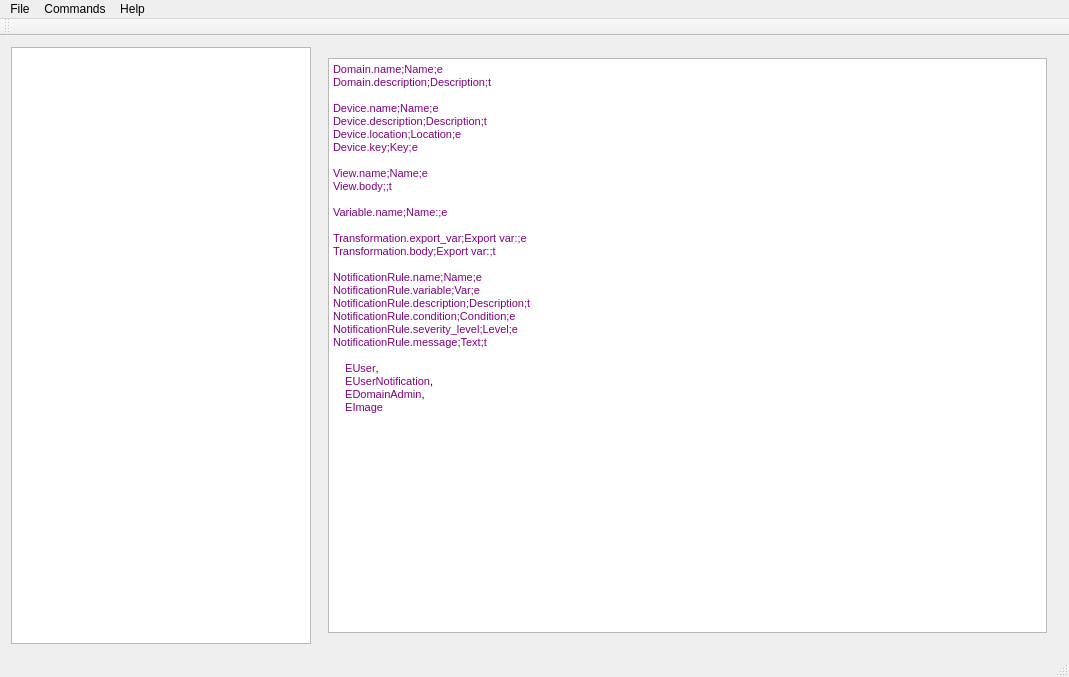
<?xml version="1.0" encoding="UTF-8"?>
<ui version="4.0">
 <class>ReathaDesktop</class>
 <widget class="QMainWindow" name="ReathaDesktop">
  <property name="geometry">
   <rect>
    <x>0</x>
    <y>0</y>
    <width>1069</width>
    <height>677</height>
   </rect>
  </property>
  <property name="windowTitle">
   <string>ReathaDesktop</string>
  </property>
  <widget class="QWidget" name="centralWidget">
   <layout class="QHBoxLayout" name="horizontalLayout">
    <item>
     <widget class="QTreeView" name="tvPrjView">
      <property name="maximumSize">
       <size>
        <width>300</width>
        <height>16777215</height>
       </size>
      </property>
      <property name="contextMenuPolicy">
       <enum>Qt::CustomContextMenu</enum>
      </property>
      <property name="autoExpandDelay">
       <number>-1</number>
      </property>
      <property name="indentation">
       <number>19</number>
      </property>
     </widget>
    </item>
    <item>
     <widget class="QStackedWidget" name="swEditViews">
      <property name="currentIndex">
       <number>2</number>
      </property>
      <widget class="QWidget" name="wpProject">
       <layout class="QVBoxLayout" name="verticalLayout">
        <item>
         <widget class="QGroupBox" name="groupBox">
          <property name="title">
           <string>Edit Project </string>
          </property>
          <layout class="QVBoxLayout" name="verticalLayout_2">
           <item>
            <layout class="QHBoxLayout" name="horizontalLayout_2">
             <item>
              <widget class="QLabel" name="label">
               <property name="text">
                <string>API URL</string>
               </property>
              </widget>
             </item>
             <item>
              <widget class="QLineEdit" name="eProjectUrl">
               <property name="text">
                <string>http://reatha.de/rm/api/</string>
               </property>
              </widget>
             </item>
            </layout>
           </item>
           <item>
            <layout class="QHBoxLayout" name="horizontalLayout_5">
             <item>
              <widget class="QLabel" name="label_5">
               <property name="text">
                <string>User</string>
               </property>
              </widget>
             </item>
             <item>
              <widget class="QLineEdit" name="eProjectUser"/>
             </item>
             <item>
              <spacer name="horizontalSpacer_3">
               <property name="orientation">
                <enum>Qt::Horizontal</enum>
               </property>
               <property name="sizeType">
                <enum>QSizePolicy::Fixed</enum>
               </property>
               <property name="sizeHint" stdset="0">
                <size>
                 <width>40</width>
                 <height>20</height>
                </size>
               </property>
              </spacer>
             </item>
             <item>
              <widget class="QLabel" name="label_4">
               <property name="text">
                <string>Password</string>
               </property>
              </widget>
             </item>
             <item>
              <widget class="QLineEdit" name="eProjectPasswd">
               <property name="echoMode">
                <enum>QLineEdit::PasswordEchoOnEdit</enum>
               </property>
              </widget>
             </item>
             <item>
              <spacer name="horizontalSpacer_4">
               <property name="orientation">
                <enum>Qt::Horizontal</enum>
               </property>
               <property name="sizeHint" stdset="0">
                <size>
                 <width>40</width>
                 <height>20</height>
                </size>
               </property>
              </spacer>
             </item>
            </layout>
           </item>
           <item>
            <layout class="QHBoxLayout" name="horizontalLayout_4">
             <item>
              <widget class="QLabel" name="label_2">
               <property name="text">
                <string>Location</string>
               </property>
              </widget>
             </item>
             <item>
              <widget class="QLineEdit" name="lineEdit">
               <property name="text">
                <string>c:/temp/</string>
               </property>
              </widget>
             </item>
             <item>
              <widget class="QPushButton" name="bSelectProjectDir">
               <property name="text">
                <string>Select Dir</string>
               </property>
              </widget>
             </item>
            </layout>
           </item>
           <item>
            <layout class="QHBoxLayout" name="horizontalLayout_3">
             <item>
              <widget class="QPushButton" name="bDownloadProject">
               <property name="text">
                <string>Download</string>
               </property>
              </widget>
             </item>
             <item>
              <widget class="QPushButton" name="bUploadProject">
               <property name="text">
                <string>Upload</string>
               </property>
              </widget>
             </item>
             <item>
              <spacer name="horizontalSpacer">
               <property name="orientation">
                <enum>Qt::Horizontal</enum>
               </property>
               <property name="sizeHint" stdset="0">
                <size>
                 <width>40</width>
                 <height>20</height>
                </size>
               </property>
              </spacer>
             </item>
            </layout>
           </item>
           <item>
            <spacer name="verticalSpacer">
             <property name="orientation">
              <enum>Qt::Vertical</enum>
             </property>
             <property name="sizeHint" stdset="0">
              <size>
               <width>20</width>
               <height>28</height>
              </size>
             </property>
            </spacer>
           </item>
          </layout>
         </widget>
        </item>
        <item>
         <widget class="QGroupBox" name="groupBox_2">
          <property name="minimumSize">
           <size>
            <width>0</width>
            <height>400</height>
           </size>
          </property>
          <property name="title">
           <string>Log</string>
          </property>
          <layout class="QVBoxLayout" name="verticalLayout_3">
           <item>
            <widget class="QTextBrowser" name="eLog"/>
           </item>
          </layout>
         </widget>
        </item>
       </layout>
      </widget>
      <widget class="QWidget" name="wpCommon">
       <layout class="QVBoxLayout" name="verticalLayout_6">
        <item>
         <layout class="QVBoxLayout" name="lMainContainer">
          <item>
           <widget class="QWidget" name="wViewsContainer" native="true">
            <layout class="QVBoxLayout" name="verticalLayout_5">
             <item>
              <layout class="QVBoxLayout" name="lViewsEdits"/>
             </item>
            </layout>
           </widget>
          </item>
         </layout>
        </item>
        <item>
         <spacer name="verticalSpacer_2">
          <property name="orientation">
           <enum>Qt::Vertical</enum>
          </property>
          <property name="sizeHint" stdset="0">
           <size>
            <width>20</width>
            <height>526</height>
           </size>
          </property>
         </spacer>
        </item>
        <item>
         <layout class="QHBoxLayout" name="horizontalLayout_6">
          <item>
           <widget class="QPushButton" name="pushButton">
            <property name="text">
             <string>Save</string>
            </property>
           </widget>
          </item>
          <item>
           <spacer name="horizontalSpacer_2">
            <property name="orientation">
             <enum>Qt::Horizontal</enum>
            </property>
            <property name="sizeHint" stdset="0">
             <size>
              <width>40</width>
              <height>20</height>
             </size>
            </property>
           </spacer>
          </item>
         </layout>
        </item>
       </layout>
      </widget>
      <widget class="QWidget" name="wpViewsConfig">
       <layout class="QVBoxLayout" name="verticalLayout_4">
        <item>
         <widget class="QTextBrowser" name="tViewsDescriptions">
          <property name="html">
           <string>&lt;!DOCTYPE HTML PUBLIC &quot;-//W3C//DTD HTML 4.0//EN&quot; &quot;http://www.w3.org/TR/REC-html40/strict.dtd&quot;&gt;
&lt;html&gt;&lt;head&gt;&lt;meta name=&quot;qrichtext&quot; content=&quot;1&quot; /&gt;&lt;style type=&quot;text/css&quot;&gt;
p, li { white-space: pre-wrap; }
&lt;/style&gt;&lt;/head&gt;&lt;body style=&quot; font-family:'MS Shell Dlg 2'; font-size:8.25pt; font-weight:400; font-style:normal;&quot;&gt;
&lt;p style=&quot; margin-top:0px; margin-bottom:0px; margin-left:0px; margin-right:0px; -qt-block-indent:0; text-indent:0px;&quot;&gt;&lt;span style=&quot; font-family:'Courier New,courier'; font-size:8pt; color:#800080;&quot;&gt;Domain.name;Name;e&lt;/span&gt;&lt;/p&gt;
&lt;p style=&quot; margin-top:0px; margin-bottom:0px; margin-left:0px; margin-right:0px; -qt-block-indent:0; text-indent:0px;&quot;&gt;&lt;span style=&quot; font-family:'Courier New,courier'; font-size:8pt; color:#800080;&quot;&gt;Domain.description;Description;t&lt;/span&gt;&lt;/p&gt;
&lt;p style=&quot;-qt-paragraph-type:empty; margin-top:0px; margin-bottom:0px; margin-left:0px; margin-right:0px; -qt-block-indent:0; text-indent:0px; font-family:'Courier New,courier'; font-size:8pt; color:#800080;&quot;&gt;&lt;br /&gt;&lt;/p&gt;
&lt;p style=&quot; margin-top:0px; margin-bottom:0px; margin-left:0px; margin-right:0px; -qt-block-indent:0; text-indent:0px;&quot;&gt;&lt;span style=&quot; font-family:'Courier New,courier'; font-size:8pt; color:#800080;&quot;&gt;Device.name;Name;e&lt;/span&gt;&lt;/p&gt;
&lt;p style=&quot; margin-top:0px; margin-bottom:0px; margin-left:0px; margin-right:0px; -qt-block-indent:0; text-indent:0px;&quot;&gt;&lt;span style=&quot; font-family:'Courier New,courier'; font-size:8pt; color:#800080;&quot;&gt;Device.description;Description;t&lt;/span&gt;&lt;/p&gt;
&lt;p style=&quot; margin-top:0px; margin-bottom:0px; margin-left:0px; margin-right:0px; -qt-block-indent:0; text-indent:0px;&quot;&gt;&lt;span style=&quot; font-family:'Courier New,courier'; font-size:8pt; color:#800080;&quot;&gt;Device.location;Location;e&lt;/span&gt;&lt;/p&gt;
&lt;p style=&quot; margin-top:0px; margin-bottom:0px; margin-left:0px; margin-right:0px; -qt-block-indent:0; text-indent:0px;&quot;&gt;&lt;span style=&quot; font-family:'Courier New,courier'; font-size:8pt; color:#800080;&quot;&gt;Device.key;Key;e&lt;/span&gt;&lt;/p&gt;
&lt;p style=&quot;-qt-paragraph-type:empty; margin-top:0px; margin-bottom:0px; margin-left:0px; margin-right:0px; -qt-block-indent:0; text-indent:0px; font-family:'Courier New,courier'; font-size:8pt; color:#800080;&quot;&gt;&lt;br /&gt;&lt;/p&gt;
&lt;p style=&quot; margin-top:0px; margin-bottom:0px; margin-left:0px; margin-right:0px; -qt-block-indent:0; text-indent:0px;&quot;&gt;&lt;span style=&quot; font-family:'Courier New,courier'; font-size:8pt; color:#800080;&quot;&gt;View.name;Name;e&lt;/span&gt;&lt;/p&gt;
&lt;p style=&quot; margin-top:0px; margin-bottom:0px; margin-left:0px; margin-right:0px; -qt-block-indent:0; text-indent:0px;&quot;&gt;&lt;span style=&quot; font-family:'Courier New,courier'; font-size:8pt; color:#800080;&quot;&gt;View.body;;t&lt;/span&gt;&lt;/p&gt;
&lt;p style=&quot;-qt-paragraph-type:empty; margin-top:0px; margin-bottom:0px; margin-left:0px; margin-right:0px; -qt-block-indent:0; text-indent:0px; font-family:'Courier New,courier'; font-size:8pt; color:#800080;&quot;&gt;&lt;br /&gt;&lt;/p&gt;
&lt;p style=&quot; margin-top:0px; margin-bottom:0px; margin-left:0px; margin-right:0px; -qt-block-indent:0; text-indent:0px;&quot;&gt;&lt;span style=&quot; font-family:'Courier New,courier'; font-size:8pt; color:#800080;&quot;&gt;Variable.name;Name:;e&lt;/span&gt;&lt;/p&gt;
&lt;p style=&quot;-qt-paragraph-type:empty; margin-top:0px; margin-bottom:0px; margin-left:0px; margin-right:0px; -qt-block-indent:0; text-indent:0px; font-family:'Courier New,courier'; font-size:8pt; color:#800080;&quot;&gt;&lt;br /&gt;&lt;/p&gt;
&lt;p style=&quot; margin-top:0px; margin-bottom:0px; margin-left:0px; margin-right:0px; -qt-block-indent:0; text-indent:0px;&quot;&gt;&lt;span style=&quot; font-family:'Courier New,courier'; font-size:8pt; color:#800080;&quot;&gt;Transformation.export_var;Export var:;e&lt;/span&gt;&lt;/p&gt;
&lt;p style=&quot; margin-top:0px; margin-bottom:0px; margin-left:0px; margin-right:0px; -qt-block-indent:0; text-indent:0px;&quot;&gt;&lt;span style=&quot; font-family:'Courier New,courier'; font-size:8pt; color:#800080;&quot;&gt;Transformation.body;Export var:;t&lt;/span&gt;&lt;/p&gt;
&lt;p style=&quot;-qt-paragraph-type:empty; margin-top:0px; margin-bottom:0px; margin-left:0px; margin-right:0px; -qt-block-indent:0; text-indent:0px; font-family:'Courier New,courier'; font-size:8pt; color:#800080;&quot;&gt;&lt;br /&gt;&lt;/p&gt;
&lt;p style=&quot; margin-top:0px; margin-bottom:0px; margin-left:0px; margin-right:0px; -qt-block-indent:0; text-indent:0px;&quot;&gt;&lt;span style=&quot; font-family:'Courier New,courier'; font-size:8pt; color:#800080;&quot;&gt;NotificationRule.name;Name;e&lt;/span&gt;&lt;/p&gt;
&lt;p style=&quot; margin-top:0px; margin-bottom:0px; margin-left:0px; margin-right:0px; -qt-block-indent:0; text-indent:0px;&quot;&gt;&lt;span style=&quot; font-family:'Courier New,courier'; font-size:8pt; color:#800080;&quot;&gt;NotificationRule.variable;Var;e&lt;/span&gt;&lt;/p&gt;
&lt;p style=&quot; margin-top:0px; margin-bottom:0px; margin-left:0px; margin-right:0px; -qt-block-indent:0; text-indent:0px;&quot;&gt;&lt;span style=&quot; font-family:'Courier New,courier'; font-size:8pt; color:#800080;&quot;&gt;NotificationRule.description;Description;t&lt;/span&gt;&lt;/p&gt;
&lt;p style=&quot; margin-top:0px; margin-bottom:0px; margin-left:0px; margin-right:0px; -qt-block-indent:0; text-indent:0px;&quot;&gt;&lt;span style=&quot; font-family:'Courier New,courier'; font-size:8pt; color:#800080;&quot;&gt;NotificationRule.condition;Condition;e&lt;/span&gt;&lt;/p&gt;
&lt;p style=&quot; margin-top:0px; margin-bottom:0px; margin-left:0px; margin-right:0px; -qt-block-indent:0; text-indent:0px;&quot;&gt;&lt;span style=&quot; font-family:'Courier New,courier'; font-size:8pt; color:#800080;&quot;&gt;NotificationRule.severity_level;Level;e&lt;/span&gt;&lt;/p&gt;
&lt;p style=&quot; margin-top:0px; margin-bottom:0px; margin-left:0px; margin-right:0px; -qt-block-indent:0; text-indent:0px;&quot;&gt;&lt;span style=&quot; font-family:'Courier New,courier'; font-size:8pt; color:#800080;&quot;&gt;NotificationRule.message;Text;t&lt;/span&gt;&lt;/p&gt;
&lt;p style=&quot;-qt-paragraph-type:empty; margin-top:0px; margin-bottom:0px; margin-left:0px; margin-right:0px; -qt-block-indent:0; text-indent:0px; font-family:'Courier New,courier'; font-size:8pt; color:#800080;&quot;&gt;&lt;br /&gt;&lt;/p&gt;
&lt;p style=&quot; margin-top:0px; margin-bottom:0px; margin-left:0px; margin-right:0px; -qt-block-indent:0; text-indent:0px;&quot;&gt;&lt;span style=&quot; font-family:'Courier New,courier'; font-size:8pt; color:#c0c0c0;&quot;&gt;    &lt;/span&gt;&lt;span style=&quot; font-family:'Courier New,courier'; font-size:8pt; color:#800080;&quot;&gt;EUser&lt;/span&gt;&lt;span style=&quot; font-family:'Courier New,courier'; font-size:8pt; color:#000000;&quot;&gt;,&lt;/span&gt;&lt;/p&gt;
&lt;p style=&quot; margin-top:0px; margin-bottom:0px; margin-left:0px; margin-right:0px; -qt-block-indent:0; text-indent:0px;&quot;&gt;&lt;span style=&quot; font-family:'Courier New,courier'; font-size:8pt; color:#c0c0c0;&quot;&gt;    &lt;/span&gt;&lt;span style=&quot; font-family:'Courier New,courier'; font-size:8pt; color:#800080;&quot;&gt;EUserNotification&lt;/span&gt;&lt;span style=&quot; font-family:'Courier New,courier'; font-size:8pt; color:#000000;&quot;&gt;,&lt;/span&gt;&lt;/p&gt;
&lt;p style=&quot; margin-top:0px; margin-bottom:0px; margin-left:0px; margin-right:0px; -qt-block-indent:0; text-indent:0px;&quot;&gt;&lt;span style=&quot; font-family:'Courier New,courier'; font-size:8pt; color:#c0c0c0;&quot;&gt;    &lt;/span&gt;&lt;span style=&quot; font-family:'Courier New,courier'; font-size:8pt; color:#800080;&quot;&gt;EDomainAdmin&lt;/span&gt;&lt;span style=&quot; font-family:'Courier New,courier'; font-size:8pt; color:#000000;&quot;&gt;,&lt;/span&gt;&lt;/p&gt;
&lt;p style=&quot; margin-top:0px; margin-bottom:0px; margin-left:0px; margin-right:0px; -qt-block-indent:0; text-indent:0px;&quot;&gt;&lt;span style=&quot; font-family:'Courier New,courier'; font-size:8pt; color:#c0c0c0;&quot;&gt;    &lt;/span&gt;&lt;span style=&quot; font-family:'Courier New,courier'; font-size:8pt; color:#800080;&quot;&gt;EImage&lt;/span&gt;&lt;/p&gt;&lt;/body&gt;&lt;/html&gt;</string>
          </property>
         </widget>
        </item>
       </layout>
      </widget>
      <widget class="QWidget" name="wpDomain"/>
      <widget class="QWidget" name="wpDevice"/>
      <widget class="QWidget" name="wpView"/>
      <widget class="QWidget" name="wpDomainAdmin"/>
      <widget class="QWidget" name="wpUser"/>
      <widget class="QWidget" name="wpVariable"/>
      <widget class="QWidget" name="wpTransformation"/>
      <widget class="QWidget" name="wpNotificationRule"/>
      <widget class="QWidget" name="wpUserNotification"/>
      <widget class="QWidget" name="wpImage"/>
     </widget>
    </item>
   </layout>
  </widget>
  <widget class="QMenuBar" name="menuBar">
   <property name="geometry">
    <rect>
     <x>0</x>
     <y>0</y>
     <width>1069</width>
     <height>21</height>
    </rect>
   </property>
   <widget class="QMenu" name="menuFile">
    <property name="title">
     <string>File</string>
    </property>
    <addaction name="actionExit"/>
   </widget>
   <widget class="QMenu" name="menuCommands">
    <property name="title">
     <string>Commands</string>
    </property>
    <addaction name="actionNew_project"/>
    <addaction name="actionNew_Domain"/>
    <addaction name="actionNew_Domain_Admin"/>
    <addaction name="actionNew_Device"/>
    <addaction name="actionNew_View"/>
    <addaction name="actionNew_User"/>
    <addaction name="actionNew_Variable"/>
    <addaction name="actionNew_Image"/>
    <addaction name="actionNew_Notification_Rule"/>
    <addaction name="actionDownload_Project"/>
   </widget>
   <widget class="QMenu" name="menuHelp">
    <property name="title">
     <string>Help</string>
    </property>
   </widget>
   <addaction name="menuFile"/>
   <addaction name="menuCommands"/>
   <addaction name="menuHelp"/>
  </widget>
  <widget class="QToolBar" name="mainToolBar">
   <attribute name="toolBarArea">
    <enum>TopToolBarArea</enum>
   </attribute>
   <attribute name="toolBarBreak">
    <bool>false</bool>
   </attribute>
  </widget>
  <widget class="QStatusBar" name="statusBar"/>
  <action name="actionExit">
   <property name="text">
    <string>Exit</string>
   </property>
  </action>
  <action name="actionNew_project">
   <property name="text">
    <string>New project</string>
   </property>
  </action>
  <action name="actionNew_Domain">
   <property name="text">
    <string>New Domain</string>
   </property>
  </action>
  <action name="actionNew_Device">
   <property name="text">
    <string>New Device</string>
   </property>
  </action>
  <action name="actionNew_View">
   <property name="text">
    <string>New View</string>
   </property>
  </action>
  <action name="actionNew_Domain_Admin">
   <property name="text">
    <string>New Domain Admin</string>
   </property>
  </action>
  <action name="actionNew_User">
   <property name="text">
    <string>New User</string>
   </property>
  </action>
  <action name="actionNew_Variable">
   <property name="text">
    <string>New Variable</string>
   </property>
  </action>
  <action name="actionNew_Image">
   <property name="text">
    <string>New Image</string>
   </property>
  </action>
  <action name="actionNew_Notification_Rule">
   <property name="text">
    <string>New Notification Rule</string>
   </property>
  </action>
  <action name="actionDownload_Project">
   <property name="text">
    <string>Download Project</string>
   </property>
  </action>
 </widget>
 <layoutdefault spacing="6" margin="11"/>
 <resources/>
 <connections/>
</ui>
